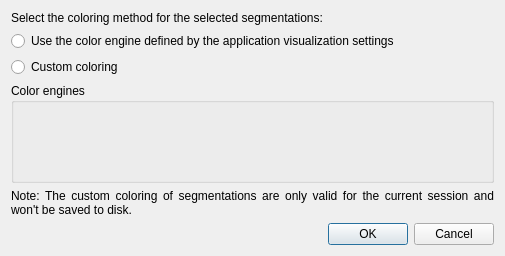
<?xml version="1.0" encoding="UTF-8"?>
<ui version="4.0">
 <class>ColorEngineSelector</class>
 <widget class="QDialog" name="ColorEngineSelector">
  <property name="geometry">
   <rect>
    <x>0</x>
    <y>0</y>
    <width>505</width>
    <height>256</height>
   </rect>
  </property>
  <property name="windowTitle">
   <string>Dialog</string>
  </property>
  <layout class="QVBoxLayout" name="verticalLayout" stretch="0,0,0,1,0,0">
   <item>
    <widget class="QLabel" name="label">
     <property name="text">
      <string>Select the coloring method for the selected segmentations:</string>
     </property>
     <property name="wordWrap">
      <bool>true</bool>
     </property>
    </widget>
   </item>
   <item>
    <widget class="QRadioButton" name="m_useDefault">
     <property name="text">
      <string>Use the color engine defined by the application visualization settings</string>
     </property>
    </widget>
   </item>
   <item>
    <widget class="QRadioButton" name="m_useCustom">
     <property name="text">
      <string>Custom coloring</string>
     </property>
    </widget>
   </item>
   <item>
    <widget class="QGroupBox" name="m_colorEnginesBox">
     <property name="title">
      <string>Color engines</string>
     </property>
    </widget>
   </item>
   <item>
    <widget class="QLabel" name="label_2">
     <property name="text">
      <string>Note: The custom coloring of segmentations are only valid for the current session and won't be saved to disk.</string>
     </property>
     <property name="alignment">
      <set>Qt::AlignJustify|Qt::AlignVCenter</set>
     </property>
     <property name="wordWrap">
      <bool>true</bool>
     </property>
    </widget>
   </item>
   <item>
    <widget class="QDialogButtonBox" name="buttonBox">
     <property name="orientation">
      <enum>Qt::Horizontal</enum>
     </property>
     <property name="standardButtons">
      <set>QDialogButtonBox::Cancel|QDialogButtonBox::Ok</set>
     </property>
    </widget>
   </item>
  </layout>
 </widget>
 <resources/>
 <connections>
  <connection>
   <sender>buttonBox</sender>
   <signal>accepted()</signal>
   <receiver>ColorEngineSelector</receiver>
   <slot>accept()</slot>
   <hints>
    <hint type="sourcelabel">
     <x>248</x>
     <y>254</y>
    </hint>
    <hint type="destinationlabel">
     <x>157</x>
     <y>274</y>
    </hint>
   </hints>
  </connection>
  <connection>
   <sender>buttonBox</sender>
   <signal>rejected()</signal>
   <receiver>ColorEngineSelector</receiver>
   <slot>reject()</slot>
   <hints>
    <hint type="sourcelabel">
     <x>316</x>
     <y>260</y>
    </hint>
    <hint type="destinationlabel">
     <x>286</x>
     <y>274</y>
    </hint>
   </hints>
  </connection>
 </connections>
</ui>
